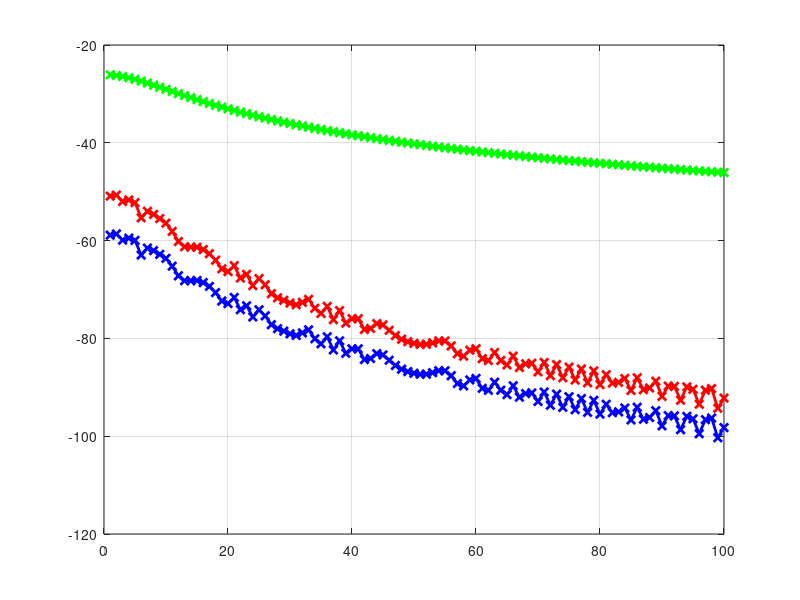

Write the MATLAB code that produced this figure. (Note: this script raises an error after producing the figure.)


clear all; close all;%
c = 299792458.0;                    % Speed of light in m/s
fc = 2.4e+09;                    % frequency (MHz)
lambda = c/fc;

% In two-ray propagation model
Tx = [0 0];       % Tx location
Rx = zeros(100,2);
Rx(:,1) = 1:1:100;
tss = 30;     % Transmit signal strength (dBm)
ht = 10;      % transmitter height
hr = 20;
d = [];
% rss
rss_los = [];
rss_two_o = [];
rss_two_d = [];
% est_d
fspl_est_d = [];
tworayo_est_d = [];
tworayd_est_d = [];

idx = 1;
while idx < size(Rx,1) + 1
    %% Variable define
    d(idx) = sqrt((Tx(1) - Rx(idx,1)).^2 + (Tx(2) - Rx(idx,2)).^2);  % horizontal distance btw rx and tx
    los_d = sqrt((ht-hr).^2 + d(idx).^2);                            % line of sight distance
    ref_d = sqrt((ht+hr).^2 + d(idx).^2);                            % reflected distance
    los_ang = atan((ht-hr) ./d(idx));                                % line of sight angle
    ref_ang = atan((ht+hr) ./d(idx));                                % reflected angle
    Gt_o = 2; % omni
    Gt_d = (cos(pi .*(lambda./2) .*fc ./c .*sin(los_ang)) - cos(pi .*(lambda./2) .*fc ./c)) ./cos(los_ang); % dipole
    Gr_o = Gt_o;
    Gr_d = Gt_d;
    G_o = Gt_o .* Gr_o;       % Combined Antenna gain (dBm)
    G_d = Gt_d .* Gr_d;       % Combined Antenna gain (dBm)
    ep = 15;
    sig = 0.005;
    ep0 = ep - 1i.*60.*sig.*lambda;
    gama = (ep0.*sin(ref_ang) - sqrt(ep0 - cos(ref_ang).^2)) ./ (ep0.*sin(ref_ang) + sqrt(ep0 - cos(ref_ang).^2));
    diff = 2.*pi./lambda.*(ref_d - los_d).*sign(gama);
    phi = 2 .*pi .*diff ./lambda;

    los_ss_o = tss + G_o + 20.*log10(lambda./(4.*pi.*los_d));
    ref_ss_o = tss + G_o + 20.*log10(lambda./(4.*pi.*los_d)) + abs(gama);
    los_ss_d = tss + G_d + 20.*log10(lambda./(4.*pi.*los_d));
    ref_ss_d = tss + G_d + 20.*log10(lambda./(4.*pi.*los_d)) + abs(gama);
    two_ss_o = los_ss_o + ref_ss_o + cos(diff);
    two_ss_d = los_ss_d + ref_ss_d + cos(diff);
    rss_two_o(idx) = real(two_ss_o);
    rss_two_d(idx) = real(two_ss_d);
    rss_los(idx) = real(los_ss_o);

    %% Distance estimation
    % free space path loss model: fspl = tx - rx = 20 .*log10(d) + 20.*log10(fc) + 20.*log10(4.*pi./c)
    fspl_est_d(idx) = 10.^((tss - rss_los(idx) + G_o - 20.*log10(fc) - 20.*log10(4.*pi./c))./20) + randn(1);
    % two ray propagation model: pl = tx - tx = 40.*log10(d) - 10.*log10(G.*(ht.^2).*(hr.^2))
    tworayo_est_d(idx) = 10.^((tss - rss_two_o(idx) + 10.*log10(G_o.*(ht.^2).*(hr.^2)))./40);
    tworayd_est_d(idx) = 10.^((tss - rss_two_d(idx) + 10.*log10(G_d.*(ht.^2).*(hr.^2)))./40);
    
    idx = idx + 1;
end

%% Plot
figure(1)
plot(1:1:100, rss_los, 'g-x', 'LineWidth',2); hold on; grid on;
plot(1:1:100, rss_two_o, 'r-x', 'LineWidth',2); 
plot(1:1:100, rss_two_d, 'b-x', 'LineWidth',2); 
xlabel('Tx - Rx distance (meters)', FontSize=20)
ylabel('RSS', FontSize=20)
legend("FSPL & Omnidirectional", "Two-Ray & Omnidirectional", "Two-Ray & Dipole", FontSize=20);

figure(2)
plot(1:100, d(1:idx-1), 'x', 'LineWidth',2); hold on; grid on;
plot(1:100, tworayo_est_d(1:idx-1), 'o', 'LineWidth',2); 

figure(3)
plot(1:100, d(1:idx-1), 'x', 'LineWidth',2); hold on; grid on;
plot(1:100, tworayd_est_d(1:idx-1)./660, 'o', 'LineWidth',2); 
